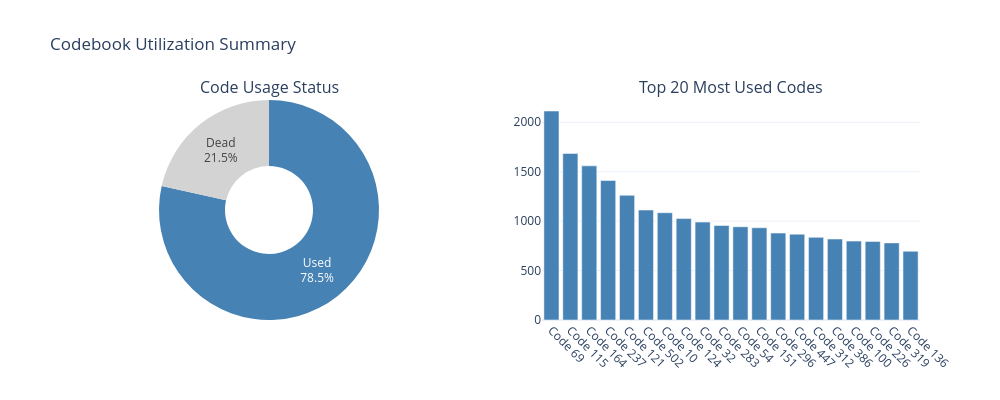

Notebook code for this chart:
### Code cell
def plot_codebook_summary(codebook_stats, num_codes):
    """create summary pie chart of codebook utilization."""
    fig = make_subplots(
        rows=1, cols=2,
        specs=[[{"type": "pie"}, {"type": "bar"}]],
        subplot_titles=["Code Usage Status", "Top 20 Most Used Codes"]
    )
    
    ### pie chart: used vs dead
    fig.add_trace(
        go.Pie(
            labels=["Used", "Dead"],
            values=[codebook_stats["used_codes"], codebook_stats["dead_codes"]],
            marker_colors=["steelblue", "lightgray"],
            hole=0.4,
            textinfo='label+percent'
        ),
        row=1, col=1
    )
    
    ### bar chart: top 20 codes
    sorted_indices = np.argsort(codebook_stats["code_counts"])[::-1][:20]
    top_counts = codebook_stats["code_counts"][sorted_indices]
    
    fig.add_trace(
        go.Bar(
            x=[f"Code {i}" for i in sorted_indices],
            y=top_counts,
            marker_color='steelblue'
        ),
        row=1, col=2
    )
    
    fig.update_layout(
        title="Codebook Utilization Summary",
        template="plotly_white",
        height=400,
        width=1000,
        showlegend=False
    )
    
    fig.update_xaxes(tickangle=45, row=1, col=2)
    
    fig.show()
    fig.write_html(OUTPUT_DIR / "codebook_summary.html")

plot_codebook_summary(codebook_stats, num_codes)

### Figure 1 — Plotly figure (JSON) as saved in the notebook; plotly's stock layout.template omitted (floating-point values rounded to 4 significant figures)
{"data": [{"domain": {"x": [0, 0.45], "y": [0, 1]}, "hole": 0.4, "labels": ["Used", "Dead"], "marker": {"colors": ["steelblue", "lightgray"]}, "textinfo": "label+percent", "type": "pie", "values": [402, 110]}, {"marker": {"color": "steelblue"}, "type": "bar", "x": ["Code 69", "Code 115", "Code 164", "Code 237", "Code 121", "Code 502", "Code 10", "Code 124", "Code 32", "Code 283", "Code 54", "Code 151", "Code 296", "Code 447", "Code 312", "Code 386", "Code 100", "Code 226", "Code 319", "Code 136"], "xaxis": "x", "y": [2114, 1685, 1559, 1411, 1261, 1112, 1085, 1026, 990, 956, 943, 933, 879, 868, 836, 819, 798, 795, 780, 695], "yaxis": "y"}], "layout": {"annotations": [{"font": {"size": 16}, "showarrow": false, "text": "Code Usage Status", "x": 0.225, "xanchor": "center", "xref": "paper", "y": 1, "yanchor": "bottom", "yref": "paper"}, {"font": {"size": 16}, "showarrow": false, "text": "Top 20 Most Used Codes", "x": 0.775, "xanchor": "center", "xref": "paper", "y": 1, "yanchor": "bottom", "yref": "paper"}], "height": 400, "showlegend": false, "title": {"text": "Codebook Utilization Summary"}, "width": 1000, "xaxis": {"anchor": "y", "domain": [0.55, 1], "tickangle": 45}, "yaxis": {"anchor": "x", "domain": [0, 1]}}}
